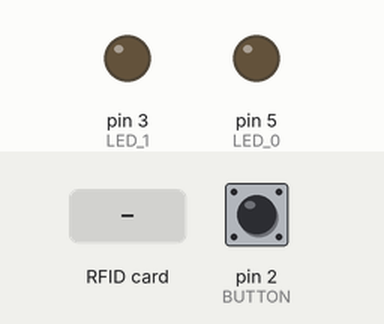
Recording of a sketch running on a simulated Arduino Uno, built with avr-gcc and run on an emulated ATmega328P. On the bench: output pins drawn as LEDs (lit = HIGH). Inputs (shaded band) come from the test bench; at power-on: pin 2 (BUTTON) LOW. Pins used as bus, display or sensor lines are not drawn; what the sketch prints to the serial monitor is not drawn.

Above: at 1.2 s.
1.3 s: RFID card 5E 7A 19 C4 held to the reader
At 2.4 s:
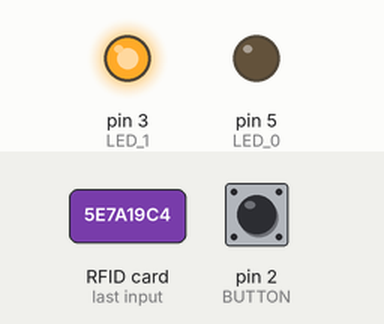
Timing chart, 0 to 4.8 s (numbered marks = the images above; inputs shaded):
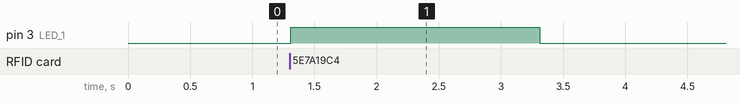

The sketch:

nfc_led_taster.ino
```cpp
#include <SPI.h>
#include <MFRC522.h>

// Configurable, see typical pin layout above
#define RST_PIN       8
#define SS_PIN        10

// led configuration
#define LED_0         5     // led green
#define LED_1         3     // led red
#define LED_SHINE     2000  // led shine time

// button configuration
#define BUTTON        2

// master uid
unsigned long masterUid = 0;

// Create MFRC522 instance
MFRC522 mfrc522(SS_PIN, RST_PIN);

void setup() {
  // Initialize serial communications with the PC
  Serial.begin(115200);
  // Do nothing if no serial port is opened
  while (!Serial);

  // Init SPI bus
  SPI.begin();
  // Init MFRC522
  mfrc522.PCD_Init();

  // Optional delay. Some board do need more time after init to be ready
  delay(4);

  // Show details of PCD - MFRC522 Card Reader details
  mfrc522.PCD_DumpVersionToSerial();

  // set pin modes for leds and buttons
  pinMode(LED_0, OUTPUT);
  pinMode(LED_1, OUTPUT);
  pinMode(BUTTON, INPUT);
}

void loop() {
  // Reset the loop if no new card present on the sensor/reader.
  // This saves the entire process when idle.
  if ( ! mfrc522.PICC_IsNewCardPresent()) {
    return;
}

  // Select one of the cards
  if ( ! mfrc522.PICC_ReadCardSerial()) {
    return;
  }

  // set new master
  if (digitalRead(BUTTON) == HIGH) {
    masterUid = readUid();
    Serial.println(masterUid);

  } else {
    // default routine
    if (readUid() == masterUid) {
      controlLed(LED_0);
    } else {
      controlLed(LED_1);
    }
  }

}

// read uid
unsigned long readUid() {
  unsigned long id = mfrc522.uid.uidByte[0];
  for (int i = 1; i < mfrc522.uid.size; i++) {
    id *= 256;
    id += mfrc522.uid.uidByte[i];
  }
  return id;
}

// switch led on and off with above defined delay
void controlLed(int led) {
  digitalWrite(led, HIGH);
  delay(LED_SHINE);
  digitalWrite(led, LOW);
}
```

Measured:
- after the input at 1.3 s, pin 3 (LED_1): LOW → HIGH at once, → LOW 2.0 s later
